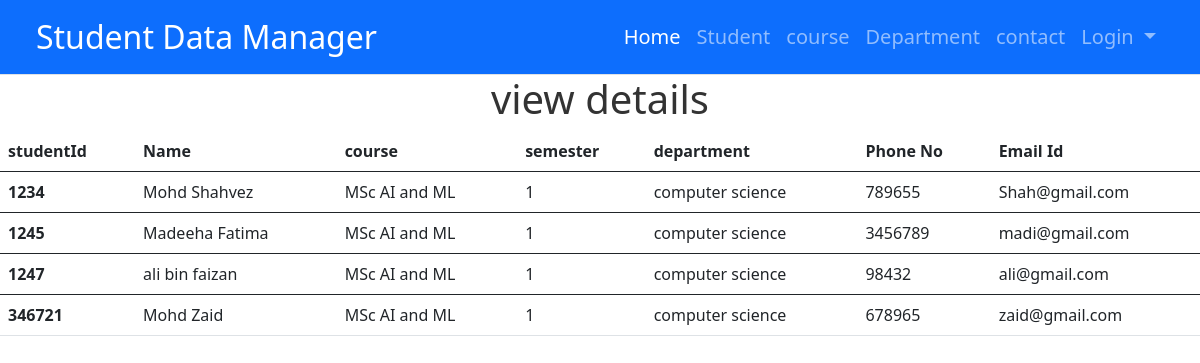
/user/std/, run on the app's committed database.
### student/models.py (models this page shows)
class Studnt(models.Model):
    student_id = models.IntegerField(primary_key=True)
    name = models.CharField(max_length=50)
    course =models.ForeignKey(course, on_delete=models.CASCADE)
    semester = models.CharField(max_length=50)
    phoneno = models.IntegerField (default=0)
    email = models.EmailField(max_length=254, default=0)
    def __str__(self):
        return self.name

class course(models.Model):
    c_id = models.CharField(max_length=50, primary_key= True)
    name = models.CharField(max_length=70, null=False)
    dept = models.ForeignKey(department, on_delete=models.CASCADE)
    duration = models.IntegerField()
    def __str__(self):
        return self.name

class department(models.Model):
    dep_id = models.CharField(max_length=20, primary_key=True)
    dept = models.CharField(max_length=100)
    def __str__(self):
        return self.dept

### student/views.py (the view)
# urls.py: path('user/std/', std),
def std(request):
     s = Studnt.objects.all()
     context = {
          's': s
     }
     print(context)
     return render(request, 'std.html', context)

### student/templates/std.html (shortened to what this page needs)
{% include "header.html" %}
<!DOCTYPE html>
<html lang="en">
<head>
</head>
<body>
    <div class="mx-auto mt-50">
    <h1 my-5> view details</h1>
</div>
<table class="table">
    <thead>
      <tr>
        <th scope="col">studentId</th>
        <th scope="col">Name</th>
        <th scope="col">course</th>
        <th scope="col">semester</th>
        <th scope="col">department</th>
        <th scope="col">Phone No</th>
        <th scope="col">Email Id</th>
      </tr>
    </thead>
    {% for i in s %}
    <tbody>
      <tr>
        <th scope="row">{{i.student_id}}</th>
        <td>{{i.name}}</td>
        <td>{{i.course}}</td>
        <td>{{i.semester}}</td>
        <td>{{i.course.dept}}</td>
        <td>{{i.phoneno}}</td>
        <td>{{i.email}}</td>
      </tr>
    </tbody>
    {% endfor %}
</table>
</body>
</html>

### student/templates/header.html (shortened to what this page needs)
<!DOCTYPE html>
<html lang="en">
<head>
  {% load static %}
  <link rel="stylesheet" href="{% static  'static/style.css' %}">
  <link href="https://cdn.jsdelivr.net/npm/bootstrap@5.0.2/dist/css/bootstrap.min.css" rel="stylesheet"
>
  <link rel="stylesheet"
    href="https://cdn.jsdelivr.net/npm/@fortawesome/fontawesome-free@6.6.0/css/fontawesome.min.css">
</head>
<body>
  <nav class="navbar navbar-expand-lg navbar-dark bg-primary px-4 border-bottom">
    <div class="container-fluid">
      <a class="navbar-brand fs-2" href="#"><span>Student Data Manager</span></a>
      <div class="collapse navbar-collapse fs-5" id="navbarSupportedContent">
        <ul class="navbar-nav ms-auto mb-2 mb-lg-0">
          <li class="nav-item">
            <a class="nav-link active " aria-current="page" href="{% url 'index' %}">Home</a>
          </li>
          <li class="nav-item">
            <a class="nav-link" href="/admin/student/studnt/add/">Student</a>
          </li>
          <li class="nav-item">
            <a class="nav-link" href="/admin/student/course/">course</a>
          </li>
          <li class="nav-item">
            <a class="nav-link" href="/admin/student/department/">Department</a>
          </li>
          <li class="nav-item">
            <a class="nav-link" href="/contact/">contact</a>
          </li>
          <li class="nav-item dropdown">
            <a class="nav-link dropdown-toggle" href="#" id="navbarDropdown" role="button" data-bs-toggle="dropdown"
              aria-expanded="false">
              Login
            </a>
          </li>
        </ul>
      </div>
    </div>
  </nav>
</body>
</html>

### student/static/style.css (style rules this page uses)
h1 { text-align: center; }
h1 { color: #333; margin-bottom: 20px; text-align: center; }

### student/templates/std.html (style rules this page uses)
h1 { text-align: center; }

### data on the page
Studnt: student_id "1234", name "Mohd Shahvez", course "MSc AI and ML", semester "1", course.dept "computer science", phoneno "789655", email "Shah@gmail.com"
Studnt: student_id "1245", name "Madeeha Fatima", course "MSc AI and ML", semester "1", course.dept "computer science", phoneno "3456789", email "madi@gmail.com"
Studnt: student_id "1247", name "ali bin faizan", course "MSc AI and ML", semester "1", course.dept "computer science", phoneno "98432", email "ali@gmail.com"
Studnt: student_id "346721", name "Mohd Zaid", course "MSc AI and ML", semester "1", course.dept "computer science", phoneno "678965", email "zaid@gmail.com"
